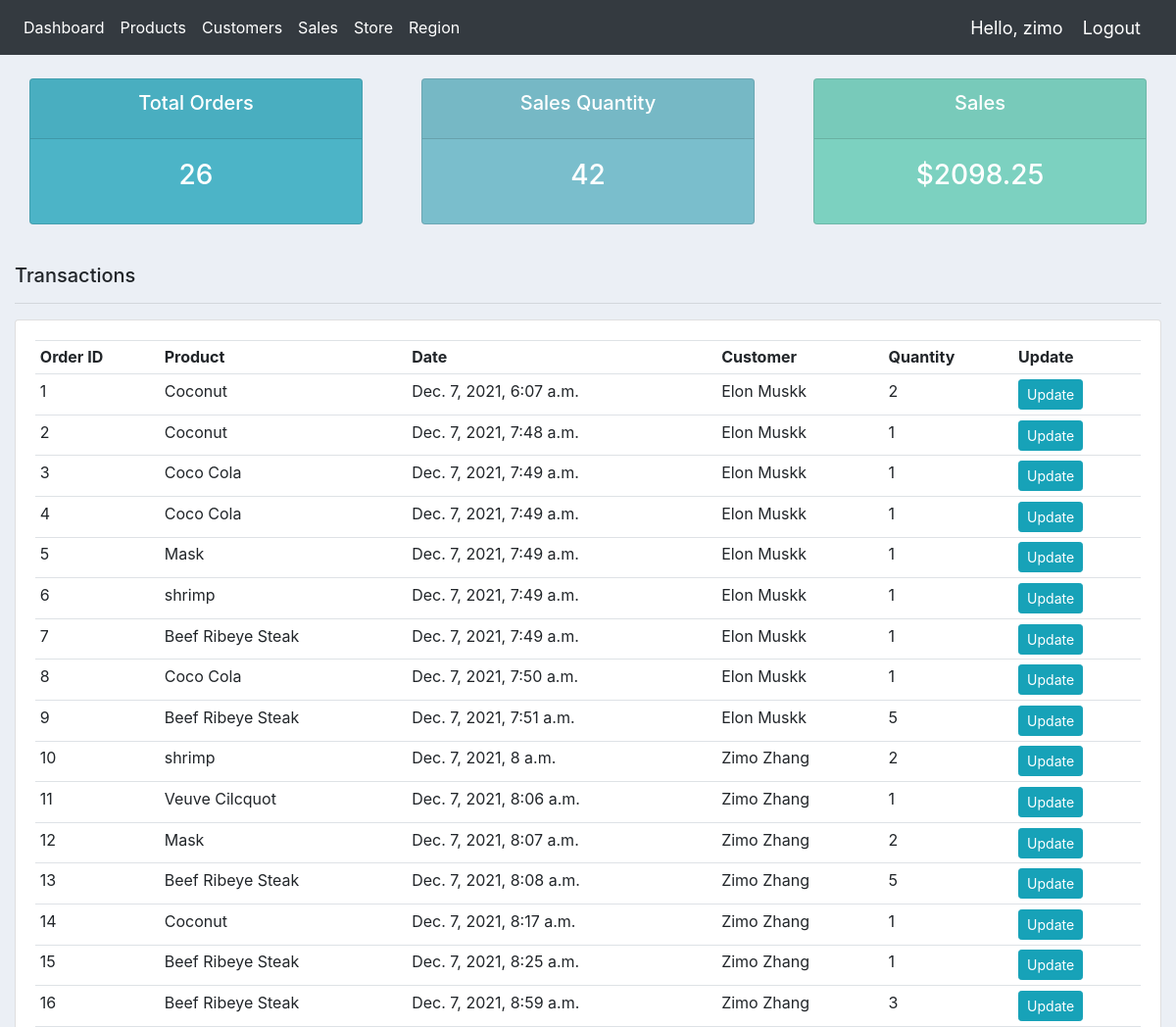
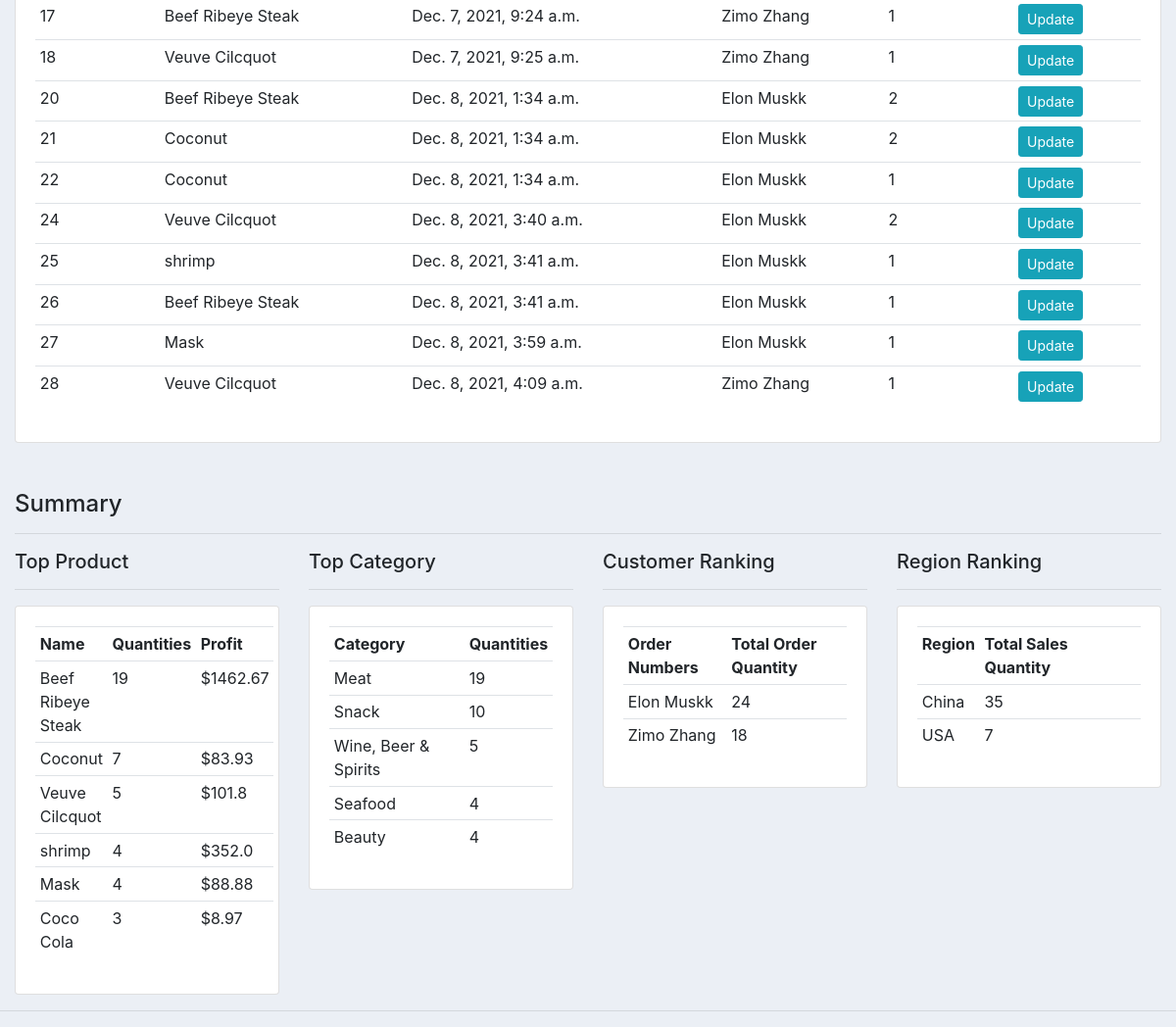
The app's page / (signed in) with its own data (2 pictures, top to bottom).
### accounts/models.py (models this page shows, shortened)
class OrderItem(models.Model):
	customer = models.ForeignKey(Customer, on_delete=models.PROTECT)
	order = models.ForeignKey(Order, on_delete=models.SET_NULL, null=True)
	product = models.ForeignKey(Product, on_delete= models.PROTECT)
	quantity = models.IntegerField(default=0)
	date_created = models.DateTimeField(auto_now_add=True, null=True)
	sales = models.ForeignKey(Sales, on_delete= models.PROTECT)

class Product(models.Model):
	CATEGORY = (
			('Seafood', 'Seafood'),
			('Beauty', 'Beauty'),
			('Wine, Beer & Spirits', 'Wine, Beer & Spirits'),
			('Meat', 'Meat'),
			('Snack', 'Snack'),
			)
	name = models.CharField(max_length=200)
	price = models.FloatField()
	category = models.CharField(max_length=200, choices=CATEGORY)
	inventory = models.IntegerField(default=100)
	store = models.ForeignKey(Store, on_delete=models.PROTECT, null = True)
	image = models.ImageField(null=True, blank=True)
	def __str__(self):
		return self.name

class Customer(models.Model):
	CATEGORY = (
			('Home', 'Home'),
			('Business', 'Business'),
			)
	Gender = (
			('Male', 'Male'),
			('Female', 'Female'),
			)
	Marriage = (
			('Single', 'Single'),
			('Married', 'Married'),
			)
	user = models.OneToOneField(User, null=True, on_delete=models.CASCADE)
	name = models.CharField(max_length=200, null = True)
	email = models.EmailField(max_length=200, null = True)
	phone = models.CharField(max_length=10, null = True)
	address = models.CharField(max_length=200, null = True)
	city = models.CharField(max_length=200, null = True)
	zipcode = models.CharField(max_length=200, null = True)
	kind = models.CharField(max_length=200, choices = CATEGORY, null = True)
	age = models.IntegerField(default=0, null = True)
	income = models.IntegerField(default=0, null = True)
	gender = models.CharField(max_length=200, choices = Gender, null = True)
	marriage = models.CharField(max_length=200, choices = Marriage, null = True)
	business =  models.CharField(max_length=200, null = True)
	business_income = models.CharField(max_length=200, null = True)
	def __str__(self):
		return self.name

class Region(models.Model):
	name = models.CharField(max_length=200)

### accounts/decorators.py (the view)
		def wrapper_func(request, *args, **kwargs):
			group = None
			if request.user.groups.exists():
				group = request.user.groups.all()[0].name
			if group in allowed_roles:
				return view_func(request, *args, **kwargs)
			else:
				return render(request, "store/NotAuth.html")

### accounts/templates/accounts/dashboard.html (shortened to what this page needs)
{%  extends 'accounts/main.html' %}
{% block content %}
{%  include 'accounts/status.html' %}
<br>
<div class="row">
	<div class="col-md-12">
		<h5>Transactions</h5>
		<hr>
		<div class="card card-body">
			<table class="table table-sm">
				<tr>
					<th>Order ID</th>
					<th>Product</th>
					<th>Date</th>
					<th>Customer</th>
					<th>Quantity</th>
					<th>Update</th>
				</tr>
				{% for order in orders %}
					<tr>
						<td>{{order.id}}</td>
						<td>{{order.product}}</td>
						<td>{{order.date_created}}</td>
						<td>{{order.customer}}</td>
						<td>{{order.quantity}}</td>
						<td><a class="btn btn-sm btn-info" href="{% url 'update_order' order.id %}">Update</a></td>
					</tr>
				{% endfor %}
			</table>
		</div>
	</div>
	<div class='col-md-12'>
		<br>
		<br>
		<h4> Summary </h4>
		<hr>
	</div>
	<div class="col-md-3">
		<h5>Top Product </h5>
		<hr>
		<div class="card card-body">
			<table class="table table-sm">
				<tr>
					<th>Name</th>
					<th>Quantities</th>
					<th>Profit</th>
				</tr>
				{% for pr in product_result %}
					<tr>
						<td>{{pr.name}}</td>
						<td>{{pr.sum_quantity}}</td>
						<td>${{pr.sum}}</td>
					</tr>
				{% endfor %}
			</table>
		</div>
	</div>
	<div class="col-md-3">
		<h5>Top Category</h5>
		<hr>
		<div class="card card-body">
			<table class="table table-sm">
				<tr>
					<th>Category</th>
					<th>Quantities</th>
				</tr>
				{% for cr in category_result %}
					<tr>
						<td>{{cr.category}}</td>
						<td>{{cr.sum_quantity}}</td>
					</tr>
				{% endfor %}
			</table>
		</div>
	</div>
	<div class="col-md-3">
		<h5>Customer Ranking</h5>
		<hr>
		<div class="card card-body">
			<table class="table table-sm">
				<tr>
					<th>Order Numbers</th>
					<th>Total Order Quantity</th>
				</tr>
				{% for cr in customer_result %}
					<tr>
						<td>{{cr.name}}</td>
						<td>{{cr.sum_quantity}}</td>
					</tr>
				{% endfor %}
			</table>
		</div>
	</div>
	<div class="col-md-3">
		<h5>Region Ranking</h5>
		<hr>
		<div class="card card-body" >
			<table class="table table-sm",style="font-size: small;">
				<tr>
					<th>Region</th>
					<th>Total Sales Quantity</th>
				</tr>
				{% for ra in region_result %}
					<tr>
						<td>{{ra.name}}</td>
						<td>{{ra.sum_quantity}}</td>
					</tr>
				{% endfor %}
			</table>
		</div>
	</div>
</div>
{% endblock %}

### accounts/templates/accounts/navbar.html (shortened to what this page needs)
{% load static %}
<nav class="navbar navbar-expand-lg navbar-dark bg-dark">
  <div class="collapse navbar-collapse" id="navbarNav">
    <ul class="navbar-nav">
      <li class="nav-item active">
        <a class="nav-link" href="{% url 'home' %}">Dashboard</a>
      </li>
      <li class="nav-item active">
        <a class="nav-link" href="{% url 'products' %}">Products</a>
      </li>
      <li class="nav-item active">
        <a class="nav-link" href="{% url 'users' %}">Customers</a>
      </li>
      <li class="nav-item active">
        <a class="nav-link" href="{% url 'sales' %}">Sales</a>
      </li>
      <li class="nav-item active">
        <a class="nav-link" href="{% url 'stores' %}">Store</a>
      </li>
      <li class="nav-item active">
        <a class="nav-link" href="{% url 'regions' %}">Region</a>
      </li>
    </ul>
  </div>
  <span class="hello-msg">Hello, {{request.user}}</span>
  <span ><a  class="hello-msg" href="{% url 'logout' %}">Logout</a></span>
</nav>

### static/css/main.css (style rules this page uses)
body { background-color: #ebeff5; }

### accounts/templates/accounts/navbar.html (style rules this page uses)
.hello-msg { font-size: 18px; color: #fff; margin-right: 20px; }

### records on screen
OrderItem: id "1", product "Coconut", date_created "Dec. 7, 2021, 6:07 a.m.", customer "Elon Muskk", quantity "2"
OrderItem: id "2", product "Coconut", date_created "Dec. 7, 2021, 7:48 a.m.", customer "Elon Muskk", quantity "1"
OrderItem: id "3", product "Coco Cola", date_created "Dec. 7, 2021, 7:49 a.m.", customer "Elon Muskk", quantity "1"
OrderItem: id "4", product "Coco Cola", date_created "Dec. 7, 2021, 7:49 a.m.", customer "Elon Muskk", quantity "1"
OrderItem: id "5", product "Mask", date_created "Dec. 7, 2021, 7:49 a.m.", customer "Elon Muskk", quantity "1"
OrderItem: id "6", product "shrimp", date_created "Dec. 7, 2021, 7:49 a.m.", customer "Elon Muskk", quantity "1"
OrderItem: id "7", product "Beef Ribeye Steak", date_created "Dec. 7, 2021, 7:49 a.m.", customer "Elon Muskk", quantity "1"
OrderItem: id "8", product "Coco Cola", date_created "Dec. 7, 2021, 7:50 a.m.", customer "Elon Muskk", quantity "1"
OrderItem: id "9", product "Beef Ribeye Steak", date_created "Dec. 7, 2021, 7:51 a.m.", customer "Elon Muskk", quantity "5"
OrderItem: id "10", product "shrimp", date_created "Dec. 7, 2021, 8 a.m.", customer "Zimo Zhang", quantity "2"
OrderItem: id "11", product "Veuve Cilcquot", date_created "Dec. 7, 2021, 8:06 a.m.", customer "Zimo Zhang", quantity "1"
OrderItem: id "12", product "Mask", date_created "Dec. 7, 2021, 8:07 a.m.", customer "Zimo Zhang", quantity "2"
OrderItem: id "13", product "Beef Ribeye Steak", date_created "Dec. 7, 2021, 8:08 a.m.", customer "Zimo Zhang", quantity "5"
OrderItem: id "14", product "Coconut", date_created "Dec. 7, 2021, 8:17 a.m.", customer "Zimo Zhang", quantity "1"
OrderItem: id "15", product "Beef Ribeye Steak", date_created "Dec. 7, 2021, 8:25 a.m.", customer "Zimo Zhang", quantity "1"
OrderItem: id "16", product "Beef Ribeye Steak", date_created "Dec. 7, 2021, 8:59 a.m.", customer "Zimo Zhang", quantity "3"
OrderItem: id "17", product "Beef Ribeye Steak", date_created "Dec. 7, 2021, 9:24 a.m.", customer "Zimo Zhang", quantity "1"
OrderItem: id "18", product "Veuve Cilcquot", date_created "Dec. 7, 2021, 9:25 a.m.", customer "Zimo Zhang", quantity "1"
OrderItem: id "20", product "Beef Ribeye Steak", date_created "Dec. 8, 2021, 1:34 a.m.", customer "Elon Muskk", quantity "2"
OrderItem: id "21", product "Coconut", date_created "Dec. 8, 2021, 1:34 a.m.", customer "Elon Muskk", quantity "2"
OrderItem: id "22", product "Coconut", date_created "Dec. 8, 2021, 1:34 a.m.", customer "Elon Muskk", quantity "1"
OrderItem: id "24", product "Veuve Cilcquot", date_created "Dec. 8, 2021, 3:40 a.m.", customer "Elon Muskk", quantity "2"
OrderItem: id "25", product "shrimp", date_created "Dec. 8, 2021, 3:41 a.m.", customer "Elon Muskk", quantity "1"
OrderItem: id "26", product "Beef Ribeye Steak", date_created "Dec. 8, 2021, 3:41 a.m.", customer "Elon Muskk", quantity "1"
OrderItem: id "27", product "Mask", date_created "Dec. 8, 2021, 3:59 a.m.", customer "Elon Muskk", quantity "1"
OrderItem: id "28", product "Veuve Cilcquot", date_created "Dec. 8, 2021, 4:09 a.m.", customer "Zimo Zhang", quantity "1"
Product: name "Coconut", sum_quantity "7", sum "83.93"
Product: name "Veuve Cilcquot", sum_quantity "5", sum "101.8", category "Wine, Beer & Spirits"
Product: name "shrimp", sum_quantity "4", sum "352.0"
Product: name "Mask", sum_quantity "4", sum "88.88"
Product: name "Coco Cola", sum_quantity "3", sum "8.97"
Region: name "China", sum_quantity "35"
Region: name "USA", sum_quantity "7"

### other values on screen
{{ request.user }} "zimo"
{{ total_orders }} "26"
{{ total_quantity.sum }} "42"
{{ total_sales }} "2098.25"
{{ pr.name }} "Beef Ribeye Steak"
{{ pr.sum_quantity }} "19"
{{ pr.sum }} "1462.67"
{{ cr.category }} "Meat" "Snack" "Seafood" "Beauty"
{{ cr.sum_quantity }} "19" "10" "4" "4"
{{ cr.name }} "Elon Muskk" "Zimo Zhang"
{{ cr.sum_quantity }} "24" "18"
